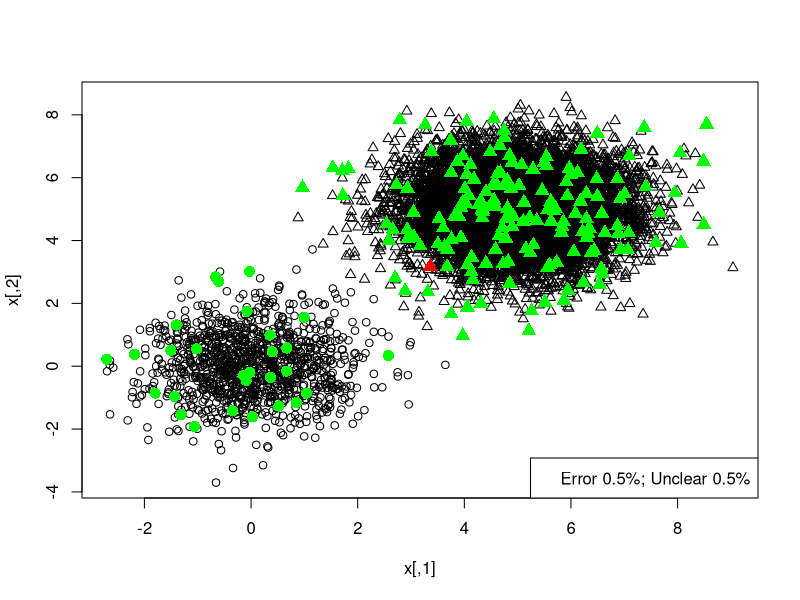
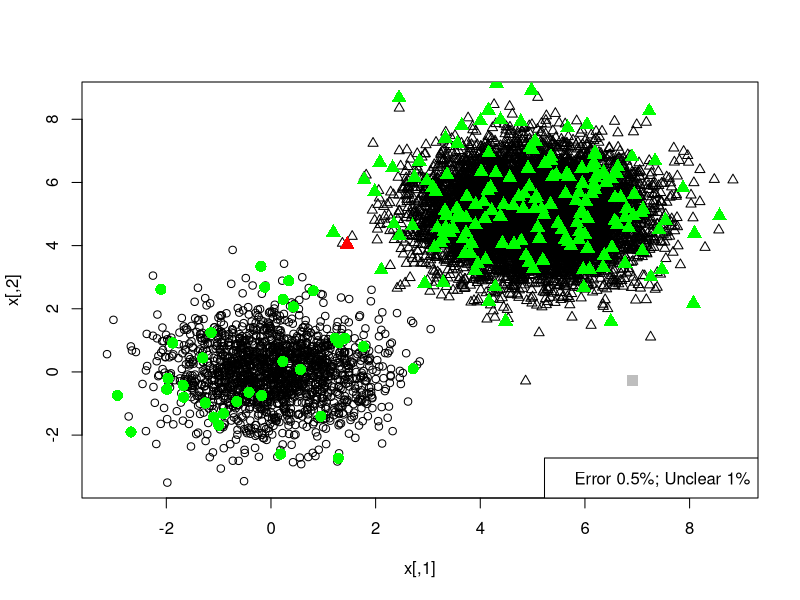
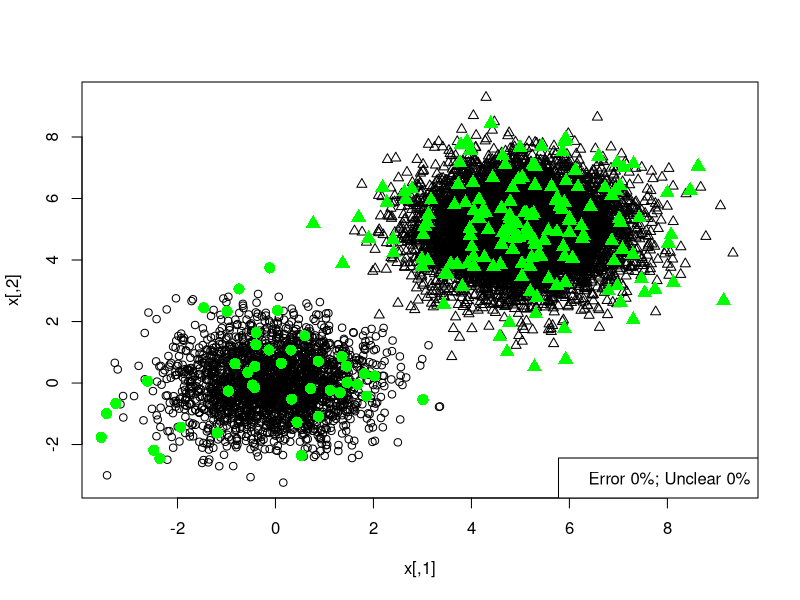
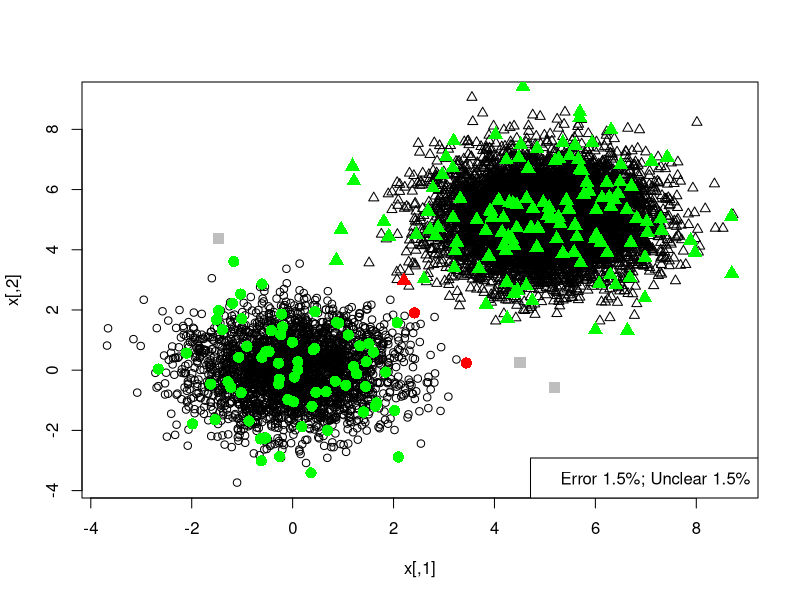
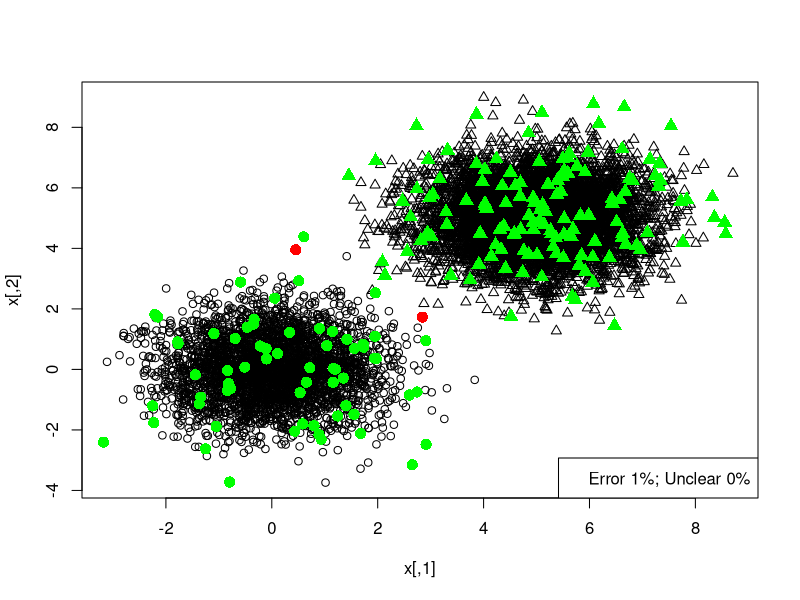
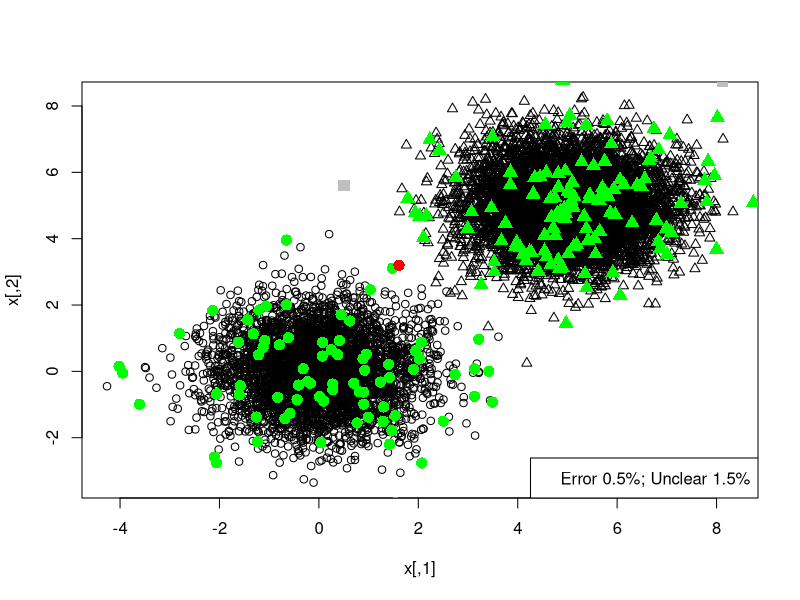
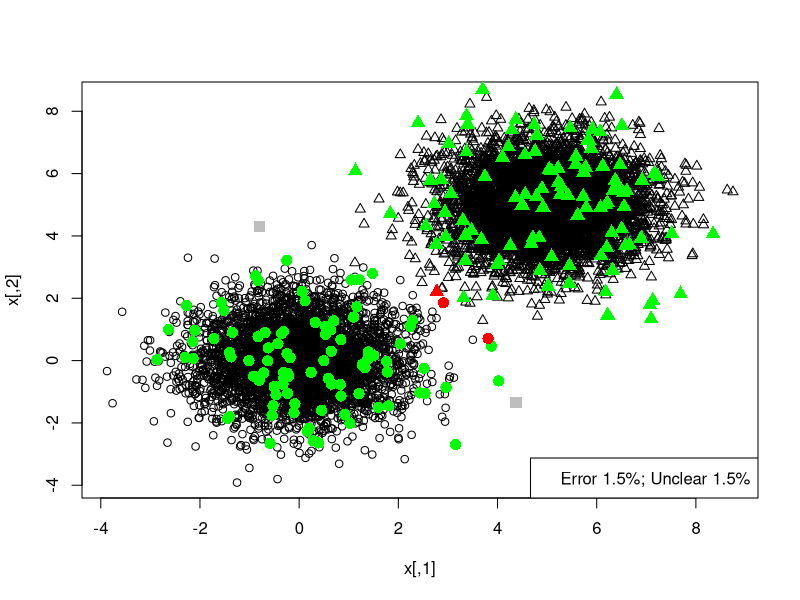
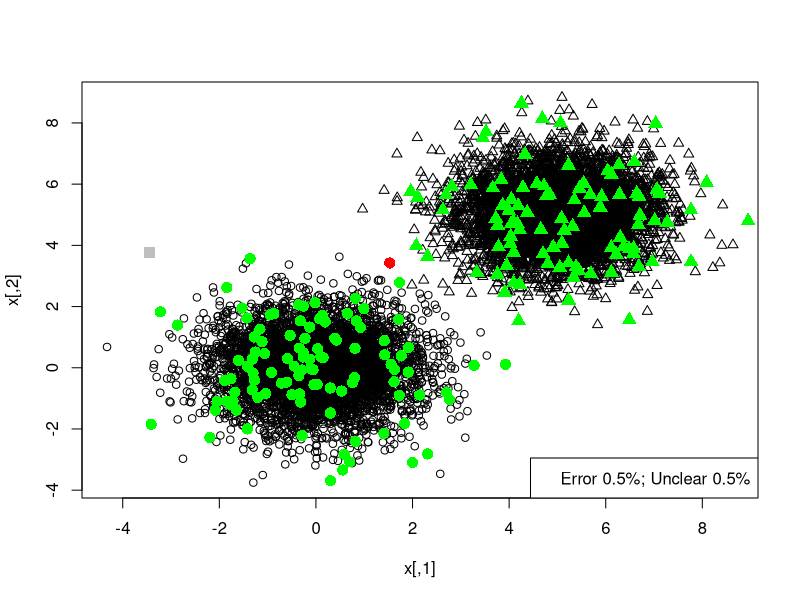

The R script that drew these images, in order:
## ---- chunk 1

normal_clt <- function(n, m=0, sd=1, k=100) {
  numbers = c()
  
  for (j in 1:n) {
    rndsum = 0
    for (i in 1:k) {
      rndsum = rndsum + runif(1) - 0.5
    }
    numbers = c(numbers, sd*sqrt(12/k)*rndsum + m)
  }
  
  return(numbers)
}

normal_polar = function(m1=0, sd1=1, m2=0, sd2=1) {
  s = 1
  while(s >= 1) {
    v1 = 2*runif(1) - 1
    v2 = 2*runif(1) - 1
    s = v1^2 + v2^2
  }
  
  x1 = v1*sqrt((-2)*log(s)/s)
  x2 = v2*sqrt((-2)*log(s)/s)
  
  return(c(sd1*x1 + m1, sd2*x2 + m2))
}

K = function(z) {
  if (abs(z) <= 1) return(1 - abs(z))
  return(0)
}
getMean = function(x) {
  mean_x = rep(0, ncol(x))
  for (i in 1:nrow(x)) {
    for (j in 1:ncol(x)) {
      mean_x[j] = mean_x[j] + x[i, j]
    }
  }
  return(mean_x/nrow(x))
}
getSd = function(x) {
  m_x = getMean(x)
  sd_x = rep(0, ncol(x))
  for (i in 1:nrow(x)) {
    for (j in 1:ncol(x)) {
      sd_x[j] = sd_x[j] + (x[i, j] - m_x[j])^2
    }
  }
  return(sd_x/nrow(x))
}
getP = function(x, n) {return(nrow(x)/n)}
estimate = function(x, sample, kernel=K, h=1.06*getSd(sample)*nrow(sample)^(-1/5)) {
  if (length(x) != ncol(sample) || length(x) != length(h)) stop("wrong args")
  result = 0
  for (i in 1:nrow(sample)) {
    kmult = 1
    for (j in 1:ncol(sample)) {
      kmult = kmult*kernel((x[j] - sample[i, j])/h[j])/h[j]
    }
    result = result + kmult
  }
  result = result/nrow(sample)
  return(result)
}
getRandPoint = function(dist_func, m1=0, sd1=1, m2=0, sd2=1, k=100) {
  if (identical(dist_func, normal_polar)) {
    return(dist_func(m1, sd1, m2, sd2))
  } else if (identical(dist_func, normal_clt)) {
    return(c(dist_func(1, m1, sd1, k=k), dist_func(1, m2, sd2, k=k)))
  } else {
    return(c(dist_func(1, m1, sd1), dist_func(1, m2, sd2)))
  }
}
## ---- chunk 2
method = c("standard" = rnorm,
               "clt" = normal_clt,
               "polar" = normal_polar)

options = seq(0.1, 0.9, length=15)
results = c()
for (opt in options) {
  
  h=c(1, 1)
  func = method[["standard"]]
  n = 1e4
  p1 = 0.01+opt
  p2 = 1-p1
  
  m11 = 0
  m12 = 0
  m21 = 5
  m22 = 5
  sd11 = 1
  sd12 = 1
  sd21 = 1
  sd22 = 1
  
  x = c()
  y = c()
  for (i in 1:n) {
    if (runif(1) <= p1) x = c(x, getRandPoint(func, m11, sd11, m12, sd12))
    else y = c(y, getRandPoint(func, m21, sd21, m22, sd22))
  }
  x = matrix(x, ncol = 2, byrow = TRUE)
  y = matrix(y, ncol = 2, byrow = TRUE)
  n1 = nrow(x)
  n2 = nrow(y)
  plot(x, ylim = c(min(x[, 2], y[, 2]), max(x[, 2], y[, 2])), 
       xlim = c(min(x[, 1], y[, 1]), max(x[, 1], y[, 1])), pch = 1)
  points(y, pch = 2)
      
  test_len = 200
  test_points = c()
  spread_coef = 1.5
  class = c()
  for (i in 1:test_len) {
    k = 100
    if (runif(1) <= p1) {
      test_points = c(test_points, getRandPoint(func, m11, sd11*spread_coef, m12, sd12*spread_coef, k=k))
      class = c(class, 1)
    } else {
      test_points = c(test_points, getRandPoint(func, m21, sd21*spread_coef, m22, sd22*spread_coef, k=k))
      class = c(class, 2)
    }
  }
  # count error
  estimation = c()
  error = 0
  unclear = 0
  for (i in 1:test_len) {
    est_x = estimate(c(test_points[i*2 - 1], test_points[i*2]), x, h=h)*p1
    est_y = estimate(c(test_points[i*2 - 1], test_points[i*2]), y, h=h)*p2
    
    col = "green"
    
    if (est_x - est_y < 0) {
      estimation = c(estimation, 2)
    } else if (est_x - est_y > 0) {
      estimation = c(estimation, 1)
    } else {
      estimation = c(estimation, 0)
      col = "gray"
    }
    
    if (estimation[i] == 0) {
      unclear = unclear + 1
    } else if (estimation[i] != class[i]) {
      error = error + 1
      col = "red"
    }
    print(paste0(i, " - ",estimation[i],":", col, ", ", est_x-est_y))
    points(test_points[i*2-1], test_points[i*2], pch=estimation[i]+15, col=col, cex=1.5)
  }
  error = error/test_len
  unclear = unclear/test_len
  results = c(results, error+unclear)
  print(paste(error*100, "%; Unclear ", unclear*100, "%"))
  legend("bottomright", 
         legend=paste0("Error ", error*100, "%; Unclear ", unclear*100, "%"))
}

